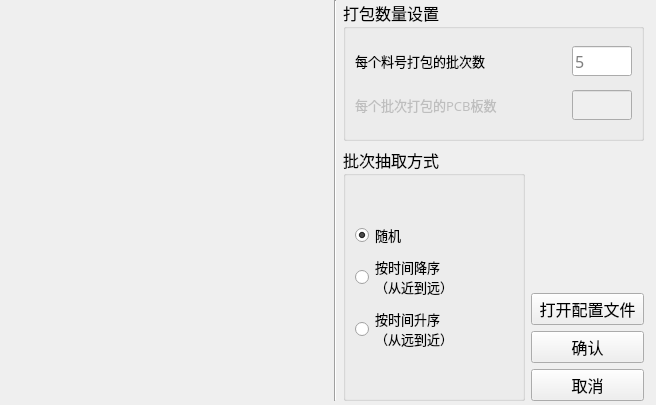
<?xml version="1.0" encoding="UTF-8"?>
<ui version="4.0">
 <class>PackJobCarSettingWin_OffLine</class>
 <widget class="QWidget" name="PackJobCarSettingWin_OffLine">
  <property name="geometry">
   <rect>
    <x>0</x>
    <y>0</y>
    <width>656</width>
    <height>405</height>
   </rect>
  </property>
  <property name="sizePolicy">
   <sizepolicy hsizetype="Fixed" vsizetype="Fixed">
    <horstretch>0</horstretch>
    <verstretch>0</verstretch>
   </sizepolicy>
  </property>
  <property name="cursor">
   <cursorShape>ArrowCursor</cursorShape>
  </property>
  <property name="windowTitle">
   <string>打包设置（离线板）</string>
  </property>
  <widget class="QWidget" name="layoutWidget">
   <property name="geometry">
    <rect>
     <x>343</x>
     <y>0</y>
     <width>301</width>
     <height>401</height>
    </rect>
   </property>
   <layout class="QGridLayout" name="gridLayout_3" rowstretch="1,1,1,2,3" columnstretch="8,5">
    <item row="1" column="0" rowspan="4">
     <widget class="QGroupBox" name="groupBox">
      <property name="font">
       <font>
        <family>微软雅黑</family>
        <pointsize>12</pointsize>
       </font>
      </property>
      <property name="title">
       <string>批次抽取方式</string>
      </property>
      <layout class="QGridLayout" name="gridLayout">
       <item row="0" column="0">
        <layout class="QVBoxLayout" name="verticalLayout">
         <item>
          <widget class="QRadioButton" name="rbtn_Random">
           <property name="font">
            <font>
             <pointsize>10</pointsize>
            </font>
           </property>
           <property name="text">
            <string>随机</string>
           </property>
           <property name="checked">
            <bool>true</bool>
           </property>
          </widget>
         </item>
         <item>
          <widget class="QRadioButton" name="rbtn_ByTimeDescend">
           <property name="font">
            <font>
             <pointsize>10</pointsize>
            </font>
           </property>
           <property name="text">
            <string>按时间降序
（从近到远）</string>
           </property>
          </widget>
         </item>
         <item>
          <widget class="QRadioButton" name="rbtn_ByTimeAscend">
           <property name="font">
            <font>
             <pointsize>10</pointsize>
            </font>
           </property>
           <property name="text">
            <string>按时间升序
（从远到近）</string>
           </property>
          </widget>
         </item>
        </layout>
       </item>
      </layout>
     </widget>
    </item>
    <item row="4" column="1">
     <widget class="QPushButton" name="btnCancle">
      <property name="font">
       <font>
        <family>微软雅黑</family>
        <pointsize>12</pointsize>
       </font>
      </property>
      <property name="text">
       <string>取消</string>
      </property>
     </widget>
    </item>
    <item row="3" column="1">
     <widget class="QPushButton" name="btnConfirm">
      <property name="font">
       <font>
        <family>微软雅黑</family>
        <pointsize>12</pointsize>
       </font>
      </property>
      <property name="text">
       <string>确认</string>
      </property>
     </widget>
    </item>
    <item row="1" column="1">
     <spacer name="verticalSpacer">
      <property name="orientation">
       <enum>Qt::Vertical</enum>
      </property>
      <property name="sizeType">
       <enum>QSizePolicy::Fixed</enum>
      </property>
      <property name="sizeHint" stdset="0">
       <size>
        <width>20</width>
        <height>60</height>
       </size>
      </property>
     </spacer>
    </item>
    <item row="2" column="1">
     <widget class="QPushButton" name="btnQuickOpen">
      <property name="font">
       <font>
        <family>微软雅黑</family>
        <pointsize>12</pointsize>
       </font>
      </property>
      <property name="text">
       <string>打开配置文件</string>
      </property>
     </widget>
    </item>
    <item row="0" column="0" colspan="2">
     <widget class="QGroupBox" name="groupBox_2">
      <property name="font">
       <font>
        <family>微软雅黑</family>
        <pointsize>12</pointsize>
       </font>
      </property>
      <property name="title">
       <string>打包数量设置</string>
      </property>
      <layout class="QGridLayout" name="gridLayout_2">
       <item row="2" column="0">
        <layout class="QHBoxLayout" name="horizontalLayout_2">
         <item>
          <widget class="QLabel" name="label_2">
           <property name="enabled">
            <bool>false</bool>
           </property>
           <property name="font">
            <font>
             <family>微软雅黑</family>
             <pointsize>10</pointsize>
            </font>
           </property>
           <property name="text">
            <string>每个批次打包的PCB板数</string>
           </property>
          </widget>
         </item>
         <item>
          <widget class="QLineEdit" name="inputNumOfBoards">
           <property name="enabled">
            <bool>false</bool>
           </property>
           <property name="sizePolicy">
            <sizepolicy hsizetype="Fixed" vsizetype="Fixed">
             <horstretch>0</horstretch>
             <verstretch>0</verstretch>
            </sizepolicy>
           </property>
           <property name="minimumSize">
            <size>
             <width>60</width>
             <height>30</height>
            </size>
           </property>
           <property name="maximumSize">
            <size>
             <width>60</width>
             <height>30</height>
            </size>
           </property>
          </widget>
         </item>
        </layout>
       </item>
       <item row="1" column="0">
        <layout class="QHBoxLayout" name="horizontalLayout">
         <item>
          <widget class="QLabel" name="label">
           <property name="font">
            <font>
             <family>微软雅黑</family>
             <pointsize>10</pointsize>
            </font>
           </property>
           <property name="text">
            <string>每个料号打包的批次数</string>
           </property>
          </widget>
         </item>
         <item>
          <widget class="QLineEdit" name="inputNumOfPls">
           <property name="sizePolicy">
            <sizepolicy hsizetype="Fixed" vsizetype="Fixed">
             <horstretch>0</horstretch>
             <verstretch>0</verstretch>
            </sizepolicy>
           </property>
           <property name="minimumSize">
            <size>
             <width>60</width>
             <height>30</height>
            </size>
           </property>
           <property name="maximumSize">
            <size>
             <width>60</width>
             <height>30</height>
            </size>
           </property>
           <property name="placeholderText">
            <string>5</string>
           </property>
          </widget>
         </item>
        </layout>
       </item>
      </layout>
     </widget>
    </item>
   </layout>
  </widget>
  <widget class="QLabel" name="label_3">
   <property name="geometry">
    <rect>
     <x>10</x>
     <y>30</y>
     <width>311</width>
     <height>351</height>
    </rect>
   </property>
   <property name="text">
    <string/>
   </property>
   <property name="pixmap">
    <pixmap>../../../资料文档/打包小工具/离线板打包流程.png</pixmap>
   </property>
   <property name="scaledContents">
    <bool>true</bool>
   </property>
  </widget>
  <widget class="Line" name="line">
   <property name="geometry">
    <rect>
     <x>325</x>
     <y>0</y>
     <width>21</width>
     <height>401</height>
    </rect>
   </property>
   <property name="orientation">
    <enum>Qt::Vertical</enum>
   </property>
  </widget>
 </widget>
 <resources/>
 <connections/>
</ui>
